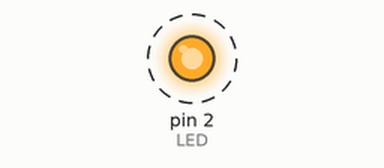
Recording of a sketch running on a simulated Arduino Uno, built with avr-gcc and run on an emulated ATmega328P. Shown: output pins drawn as LEDs (lit = HIGH). Dashed ring = blinking.

Above: at 0.3 s.
Timing chart, 0 to 3.0 s (numbered marks = the images above):
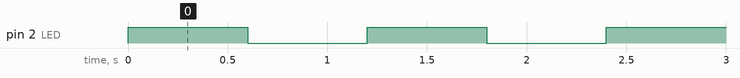

The sketch:

code.ino
```cpp
#define LED 2
void setup() {
  pinMode(LED,OUTPUT);

}

void loop() {
  digitalWrite(LED, HIGH);
  delay(600);
 digitalWrite(LED, LOW);
  delay(600);
}
```

Measured:
- by itself, pin 2 (LED): alternates HIGH for 0.60 s and LOW for 0.60 s
